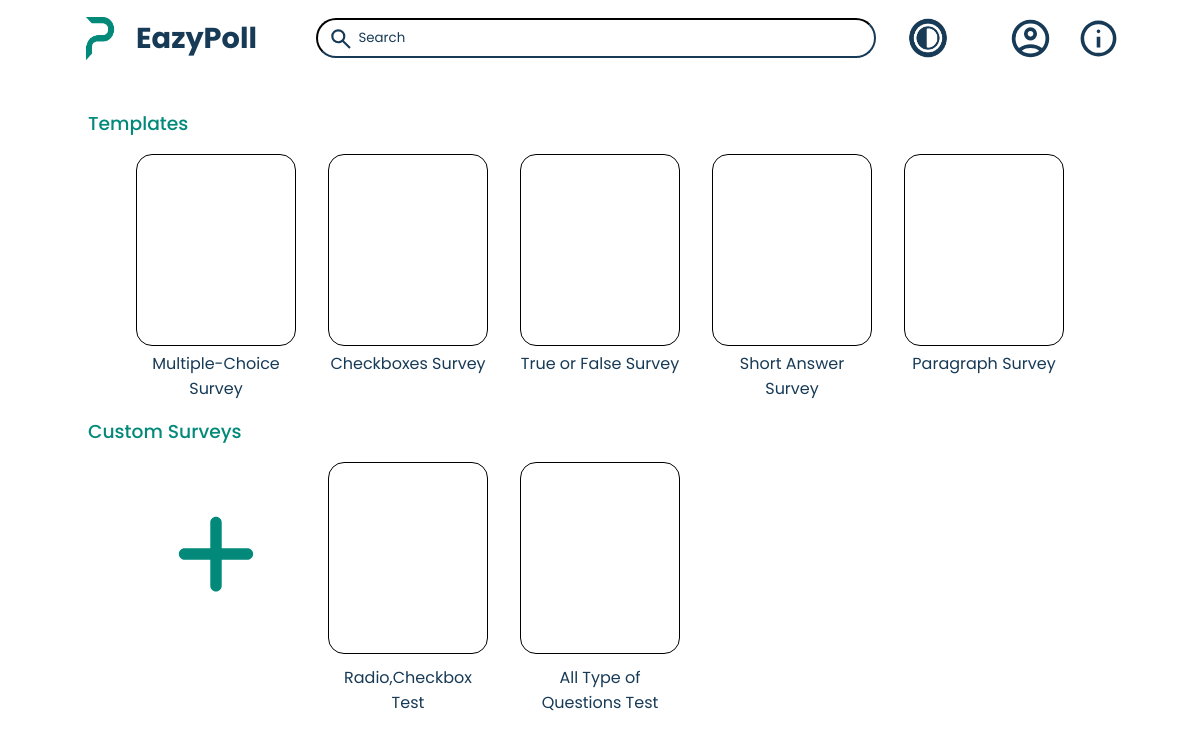
Page /creator/home.php?id=1 (signed in) on the earlier database version.
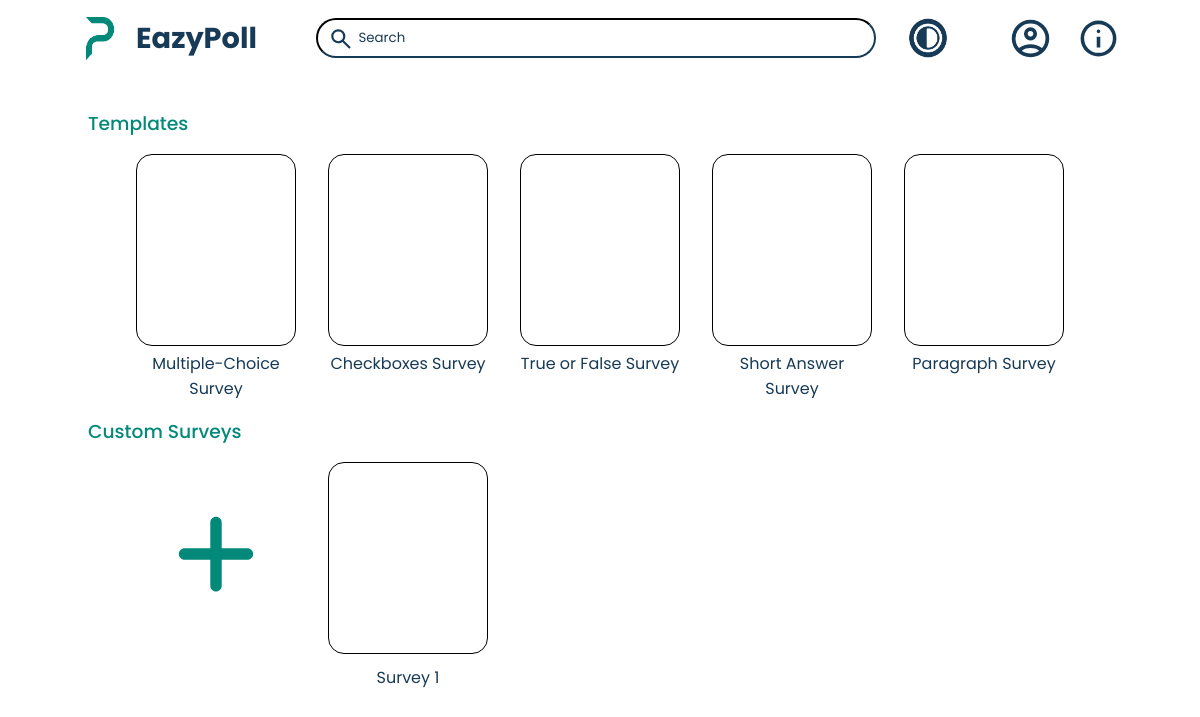
Same page on the later database version.
### tables this page shows
CREATE TABLE `surveys` (
  `survey_id` int(11) NOT NULL AUTO_INCREMENT,
  `user_id` int(11) NOT NULL,
  `title` varchar(255) NOT NULL,
  `description` text NOT NULL,
  `created_at` datetime DEFAULT current_timestamp(),
  `status` varchar(255) NOT NULL,
  PRIMARY KEY (`survey_id`)
);

### creator/home.php (the view, shortened to what this page needs)
<?php
    include '../php/db_connect.php';
    $id = $_GET['id'];
?>
<!DOCTYPE html>
<html lang="en">
<head>
    <link rel="stylesheet" href="css/home.css">
</head>
<body>
    <nav id="nav-bar">
        <div id="nav-left-side">
            <img src="../imgs/logo.png" alt="Eazypoll logo" id="nav-logo">
            <h1 id="nav-title">EazyPoll</h1>
        </div>
        <div id="nav-center">
            <div id="search-container">
                <input type="text" placeholder="Search" id="nav-search-bar">
            </div>
            <img src="../imgs/dark-mode-green.png" alt="Dark mode button" id="nav-dark-mode">
        </div>
        <div id="nav-right-side">
            <div id="profile-container">
                <div id="nav-profile-img-container">
                    <img src="../imgs/default_profile_image_light.svg" alt="User's profile picture" id="nav-profile-img">
                </div>
            </div>
            <img src="../imgs/info_button_light.svg" alt="Play tutorial button" id="nav-info">
        </div>
    </nav>
    <main>
        <div id="templates-container">
            <h3 class="containers-title">Templates</h3>
            <div class="divs-container">
                <div class="templates-divs-container" id="multiple-choice-btn">
                    <div class="templates-divs"></div>
                    <p class="templates-texts">Multiple-Choice Survey</p>
                </div>
                <div class="templates-divs-container" id="checkboxes-btn">
                    <div class="templates-divs"></div>
                    <p class="templates-texts">Checkboxes Survey</p>
                </div>
                <div class="templates-divs-container" id="true-false-btn">
                    <div class="templates-divs"></div>
                    <p class="templates-texts">True or False Survey</p>
                </div>
                <div class="templates-divs-container" id="short-answer-btn">
                    <div class="templates-divs"></div>
                    <p class="templates-texts">Short Answer Survey</p>
                </div>
                <div class="templates-divs-container" id="paragraph-btn">
                    <div class="templates-divs"></div>
                    <p class="templates-texts">Paragraph Survey</p>
                </div>
            </div>
        </div>
        <div id="custom-container">
            <h3 class="containers-title">Custom Surveys</h3>
            <div class="divs-container">
                <div id="add-custom-div">
                    <form method="post">
                        <button id="custom-btn" name="custom-btn">
                            <img src="../imgs/plus.svg" alt="Make a custom survey button" id="add-custom-btn">
                        </button>
                    </form>
                </div>
                <div class="custom-divs-container">
                    <form method="post" class="custom-divs-container">
                        <?php
                            $select_survey = " SELECT * FROM survey_db.surveys WHERE user_id = '$id' ";
                            $result_survey = mysqli_query($conn, $select_survey);
                            if(mysqli_num_rows($result_survey) > 0){
                                while($row = mysqli_fetch_array($result_survey)){
                                    $survey_id = $row['survey_id'];
                                    $survey_title = $row['title'];
                                    echo   '<div class="custom-section">
                                                <button class = "custom-div-btn" name = "custom-div-btn" value="'.$survey_id.'">
                                                    <div class="custom-divs"></div>
                                                </button>
                                                <p class="custom-texts">'.$survey_title.'</p>
                                        </div>';
                                }
                            }
                        ?>
                    </form>
                </div>
            </div>
        </div>
    </main>
</body>
</html>

### creator/css/home.css (style rules this page uses)
* { margin: 0; padding : 0; box-sizing: border-box; font-family: Poppins; }
#nav-bar { margin: 1rem 5rem; display: flex; justify-content: space-between; align-items: center; }
#nav-left-side { display: flex; }
#nav-logo { width: 2.5rem; }
#nav-title { font-size: 1.8rem; color: #173a56; margin-left: 1rem; }
#nav-center { display: flex; }
#search-container { position: relative; width: 35rem; }
#nav-search-bar { width: 100%; padding: 0.5rem 0.5rem 0.5rem 2.5rem; border-color: #173a56; border-radius: 2rem; box-sizing: border-box; background-image: url('../../imgs/search_image_light.svg'); background-size: 1.6rem 1.6rem; background-repeat: no-repeat; background-position: 0.6rem center; transition: background-color 0.3s ease, color 0.3s ease; }
#nav-search-bar::placeholder { color: #173a56; opacity: 1; }
#nav-dark-mode { width: 2.5rem; margin-left: 2rem; cursor: pointer; }
#nav-right-side { display: flex; align-items: center; gap: 1.5rem; }
#nav-profile-img-container { width: 2.8rem; height: 2.8rem; border-radius: 50%; overflow: hidden; cursor: pointer; }
#nav-profile-img { width: 100%; height: 100%; object-fit: cover; }
#profile-container { position: relative; display: flex; flex-direction: column; }
#nav-info { width: 2.7rem; cursor: pointer; }
main { display: flex; flex-direction: column; justify-content: center; align-items: center; }
#templates-container { width: 58rem; margin-top: 2rem; }
.containers-title { color: #02897a; font-weight: 500; margin-left: -3rem; }
.divs-container { margin-top: 1rem; display: flex; gap: 2rem; }
.templates-divs-container { cursor: pointer; transition: transform 0.3s ease-in-out; }
.templates-divs { width: 10rem; height: 12rem; border: 0.1rem solid #000; border-radius: 1rem; }
.templates-texts { width: 10rem; color: #173a56; text-align: center; margin-top: 0.3rem; }
#custom-container { width: 58rem; margin-top: 1rem; }
#add-custom-div { width: 10rem; height: 12rem; border: 0.1rem solid transparent; border-radius: 0rem; transition: border 0.3s ease, border-radius 0.3s ease; display: flex; justify-content: center; align-items: center; margin-bottom: 2rem; }
#add-custom-btn { width: 5rem; }
#add-custom-div #custom-btn { background-color: transparent; border: none; cursor: pointer; }
.custom-divs-container { display: flex; gap: 2rem; margin-bottom: 2rem; }
.custom-section { transition: transform 0.3s ease-in-out; }
.custom-div-btn { background-color: transparent; border: none; }
.custom-divs { width: 10rem; height: 12rem; border: 0.1rem solid #000; border-radius: 1rem; cursor: pointer; }
.custom-texts { width: 10rem; color: #173a56; text-align: center; margin-top: 0.3rem; }
body { transition: background-color 0.3s ease, color 0.3s ease; }

Differences in the rows shown:
removed surveys: $survey_id 1 (drawn), title "Radio,Checkbox Test"
removed surveys: $survey_id 2 (drawn), title "All Type of Questions Test"
added surveys: $survey_id 1 (drawn), title "Survey 1"
